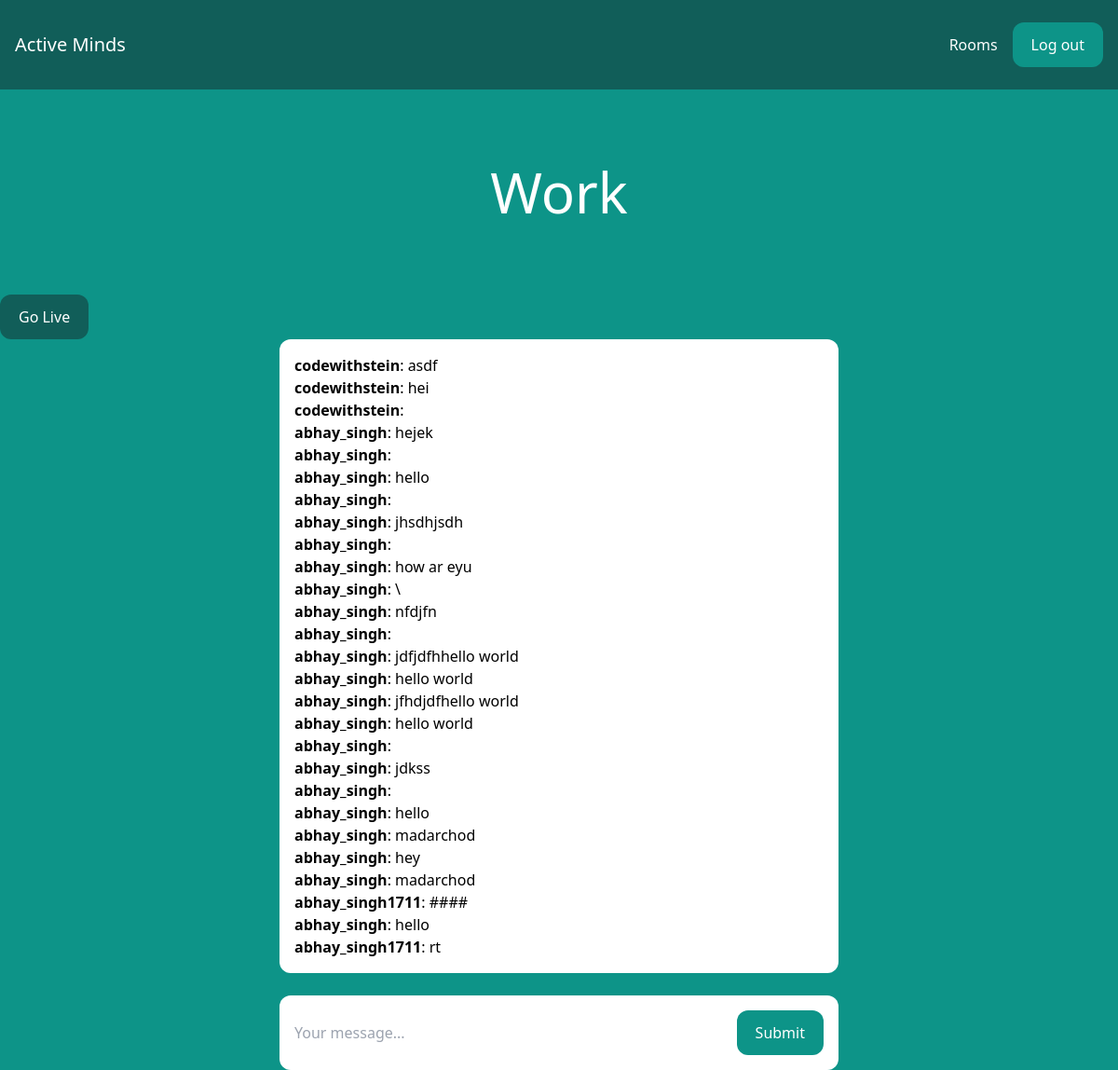
/rooms/work/ (signed in), run on the app's committed database.
### room/models.py (models this page shows)
class Room(models.Model):
    name = models.CharField(max_length=255)
    slug = models.SlugField(unique=True)

class Message(models.Model):
    room = models.ForeignKey(Room, related_name='messages', on_delete=models.CASCADE)
    user = models.ForeignKey(User, related_name='messages', on_delete=models.CASCADE)
    content = models.TextField()
    date_added = models.DateTimeField(auto_now_add=True)
    class Meta:
        ordering = ('date_added',)

### room/views.py (the view)
# urls.py: path('rooms/', include('room.urls')),
@login_required
def room(request, slug):
    room = Room.objects.get(slug=slug)
    messages = Message.objects.filter(room=room)[:]
    return render(request, 'room/room.html', {'room': room, 'messages': messages})

### room/templates/room/room.html (shortened to what this page needs)
{% extends 'core/base.html' %}
{% block content %}
<div class="p-10 lg:p-20 text-center">
    <h1 class="text-3xl lg:text-6xl text-white">{{ room.name }}</h1>
</div>
<div >
    <a href=""><button
            class="px-5 py-3 rounded-xl text-white bg-teal-800 hover:bg-teal-700"
    >Go Live</button></a>
</div>
<div class="lg:w-2/4 mx-4 lg:mx-auto p-4 bg-white rounded-xl">
    <div class="chat-messages space-y-3" id="chat-messages">
        {% for m in messages %}<b>{{ m.user.username }}</b>: {{ m.content }}<br>{% endfor %}
    </div>
</div>
<div class="lg:w-2/4 mt-6 mx-4 lg:mx-auto p-4 bg-white rounded-xl">
    <form method="post" action="." class="flex">
        <input type="text" name="content" class="flex-1 mr-3" placeholder="Your message..." id="chat-message-input">
        <button
            class="px-5 py-3 rounded-xl text-white bg-teal-600 hover:bg-teal-700"
            id="chat-message-submit"
        >Submit</button>
    </form>
</div>
{% endblock %}

### core/templates/core/base.html (shortened to what this page needs)
<!DOCTYPE html>
<html>
    <head>
        <script src="https://cdn.tailwindcss.com"></script>
    </head>
    <body class="bg-teal-600">
        <nav class="flex items-center justify-between px-4 py-6 bg-teal-800">
            <div>
                <a href="/" class="text-xl text-white">Active Minds</a>
            </div>
            <div class="flex items-center space-x-4">
                {% if request.user.is_authenticated %}
                    <a href="/rooms/" class="text-white hover:text-gray-200">Rooms</a>
                    <a href="/logout/" class="px-5 py-3 rounded-xl text-white bg-teal-600 hover:bg-teal-700">Log out</a>
                {% else %}
                    <a href="/login/" class="text-white hover:text-gray-200">Log in</a>
                    <a href="/signup/" class="px-5 py-3 rounded-xl text-white bg-teal-600 hover:bg-teal-700">Sign up</a>
                {% endif %}
            </div>
        </nav>
        {% block content %}
        {% endblock %}
    </body>
</html>

### data on the page
Room: name "Work"
Message: user.username "codewithstein", content "asdf"
Message: user.username "codewithstein", content "hei"
Message: user.username "codewithstein"
Message: user.username "abhay_singh", content "hejek"
Message: user.username "abhay_singh"
Message: user.username "abhay_singh", content "hello"
Message: user.username "abhay_singh"
Message: user.username "abhay_singh", content "jhsdhjsdh"
Message: user.username "abhay_singh"
Message: user.username "abhay_singh", content "how ar eyu"
Message: user.username "abhay_singh", content "\\"
Message: user.username "abhay_singh", content "nfdjfn"
Message: user.username "abhay_singh"
Message: user.username "abhay_singh", content "jdfjdfhhello world"
Message: user.username "abhay_singh", content "hello world"
Message: user.username "abhay_singh", content "jfhdjdfhello world"
Message: user.username "abhay_singh", content "hello world"
Message: user.username "abhay_singh"
Message: user.username "abhay_singh", content "jdkss"
Message: user.username "abhay_singh"
Message: user.username "abhay_singh", content "hello"
Message: user.username "abhay_singh", content "madarchod"
Message: user.username "abhay_singh", content "hey"
Message: user.username "abhay_singh", content "madarchod"
Message: user.username "abhay_singh1711", content "####"
Message: user.username "abhay_singh", content "hello"
Message: user.username "abhay_singh1711", content "rt"
